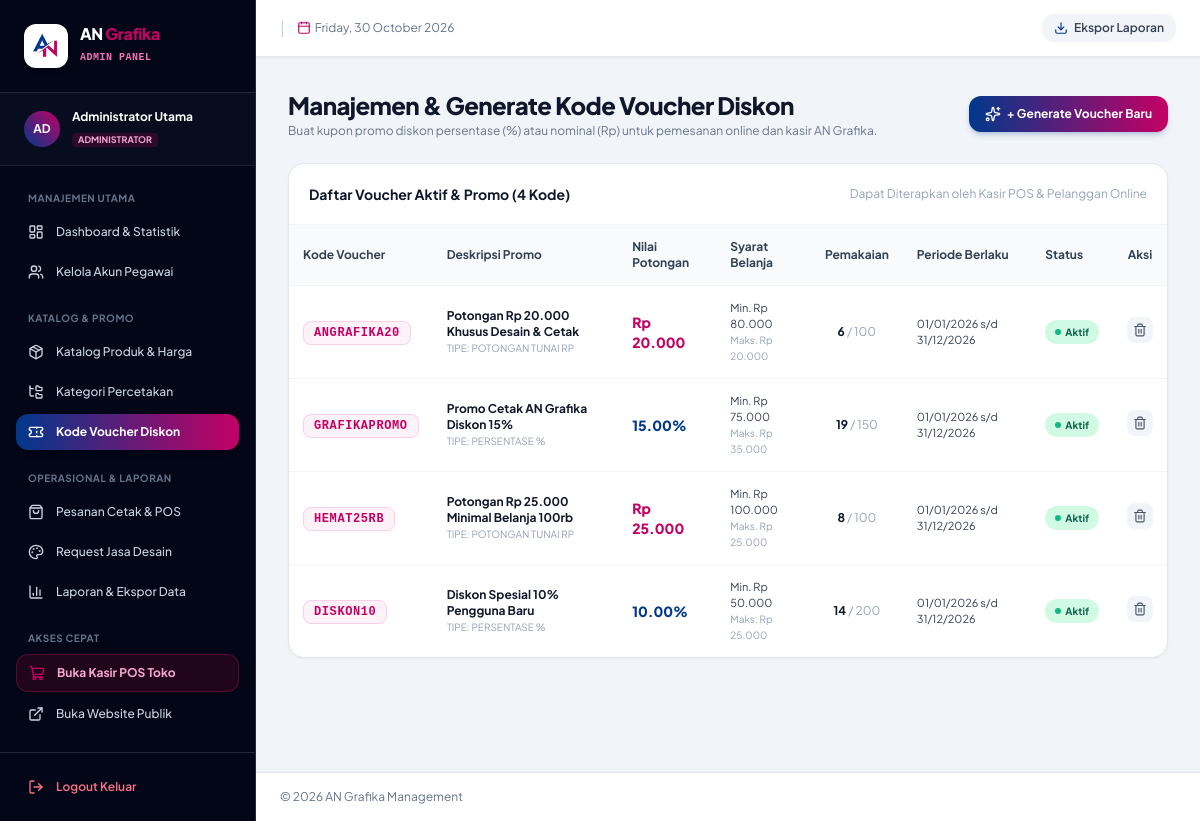
Screenshot of /admin/vouchers.php (signed in) with the database file from the repository.
### tables this page shows
CREATE TABLE `vouchers` (
  `id` INT AUTO_INCREMENT PRIMARY KEY,
  `code` VARCHAR(50) NOT NULL UNIQUE,
  `title` VARCHAR(100) NOT NULL,
  `discount_type` ENUM('percent', 'fixed') NOT NULL DEFAULT 'percent',
  `discount_value` DECIMAL(12,2) NOT NULL,
  `min_purchase` DECIMAL(12,2) NOT NULL DEFAULT 0.00,
  `max_discount` DECIMAL(12,2) DEFAULT NULL,
  `usage_limit` INT NOT NULL DEFAULT 100,
  `used_count` INT NOT NULL DEFAULT 0,
  `start_date` DATE NOT NULL,
  `end_date` DATE NOT NULL,
  `status` ENUM('active', 'inactive') NOT NULL DEFAULT 'active',
  `created_at` DATETIME DEFAULT CURRENT_TIMESTAMP
);

### includes/functions.php (called while the page is built, shortened)
<?php
function formatRupiah($amount) {
    return 'Rp ' . number_format((float)$amount, 0, ',', '.');
}

### admin/vouchers.php (the view, shortened to what this page needs)
<?php
require_once __DIR__ . '/../includes/admin_header.php';
$vouchers = [];
try {
    $db = getDB();
    $vouchers = $db->query("SELECT * FROM vouchers ORDER BY id DESC")->fetchAll();
} catch (Exception $e) {
}
?>
<div class="space-y-6">
    <div class="flex flex-col sm:flex-row sm:items-center justify-between gap-4">
        <div>
            <h1 class="text-2xl font-black text-slate-900 tracking-tight">Manajemen & Generate Kode Voucher Diskon</h1>
            <p class="text-xs text-slate-500 mt-0.5">Buat kupon promo diskon persentase (%) atau nominal (Rp) untuk pemesanan online dan kasir AN Grafika.</p>
        </div>
        <button onclick="toggleModal('modal-generate-voucher')" class="inline-flex items-center gap-1.5 px-4 py-2.5 rounded-xl text-xs font-bold text-white bg-gradient-to-r from-[#00388C] to-[#C30064] hover:opacity-95 shadow-md shadow-[#00388C]/20 transition">
            <i data-lucide="sparkles" class="w-4 h-4"></i>
            <span>+ Generate Voucher Baru</span>
        </button>
    </div>
    <div class="bg-white rounded-2xl border border-slate-200 shadow-sm overflow-hidden">
        <div class="p-5 border-b border-slate-100 flex items-center justify-between">
            <h2 class="font-bold text-sm text-slate-900">Daftar Voucher Aktif & Promo (<?= count($vouchers); ?> Kode)</h2>
            <span class="text-xs text-slate-400">Dapat Diterapkan oleh Kasir POS & Pelanggan Online</span>
        </div>
        <div class="overflow-x-auto">
            <table class="w-full text-left text-xs text-slate-600">
                <thead class="bg-slate-50 text-slate-700 font-semibold border-b border-slate-100">
                    <tr>
                        <th class="p-3.5">Kode Voucher</th>
                        <th class="p-3.5">Deskripsi Promo</th>
                        <th class="p-3.5">Nilai Potongan</th>
                        <th class="p-3.5">Syarat Belanja</th>
                        <th class="p-3.5 text-center">Pemakaian</th>
                        <th class="p-3.5">Periode Berlaku</th>
                        <th class="p-3.5">Status</th>
                        <th class="p-3.5 text-center">Aksi</th>
                    </tr>
                </thead>
                <tbody class="divide-y divide-slate-100">
                    <?php foreach ($vouchers as $v): ?>
                        <tr class="hover:bg-slate-50/70 transition">
                            <td class="p-3.5">
                                <span class="px-2.5 py-1 rounded-lg bg-pink-50 text-[#C30064] font-mono font-black text-xs border border-pink-200 tracking-wider">
                                    <?= htmlspecialchars($v['code']); ?>
                                </span>
                            </td>
                            <td class="p-3.5">
                                <p class="font-bold text-slate-900"><?= htmlspecialchars($v['title']); ?></p>
                                <span class="text-[10px] text-slate-400 uppercase">Tipe: <?= $v['discount_type'] === 'percent' ? 'Persentase %' : 'Potongan Tunai Rp'; ?></span>
                            </td>
                            <td class="p-3.5 font-black text-sm <?= $v['discount_type'] === 'percent' ? 'text-[#00388C]' : 'text-[#C30064]'; ?>">
                                <?= $v['discount_type'] === 'percent' ? $v['discount_value'] . '%' : formatRupiah($v['discount_value']); ?>
                            </td>
                            <td class="p-3.5">
                                <p class="text-[11px] text-slate-700">Min. <?= formatRupiah($v['min_purchase']); ?></p>
                                <?php if (!empty($v['max_discount'])): ?>
                                    <p class="text-[10px] text-slate-400">Maks. <?= formatRupiah($v['max_discount']); ?></p>
                                <?php endif; ?>
                            </td>
                            <td class="p-3.5 text-center">
                                <span class="font-bold text-slate-900"><?= $v['used_count']; ?></span>
                                <span class="text-slate-400">/ <?= $v['usage_limit']; ?></span>
                            </td>
                            <td class="p-3.5 text-[11px]">
                                <span class="text-slate-700"><?= date('d/m/Y', strtotime($v['start_date'])); ?> s/d <?= date('d/m/Y', strtotime($v['end_date'])); ?></span>
                            </td>
                            <td class="p-3.5">
                                <a href="vouchers.php?toggle_status=<?= $v['id']; ?>" class="inline-flex items-center gap-1 px-2.5 py-1 rounded-full text-[10px] font-bold transition <?= $v['status'] === 'active' ? 'bg-emerald-100 text-emerald-800 hover:bg-emerald-200' : 'bg-slate-100 text-slate-600 hover:bg-slate-200'; ?>">
                                    <span class="w-1.5 h-1.5 rounded-full <?= $v['status'] === 'active' ? 'bg-emerald-500' : 'bg-slate-400'; ?>"></span>
                                    <span><?= $v['status'] === 'active' ? 'Aktif' : 'Nonaktif'; ?></span>
                                </a>
                            </td>
                            <td class="p-3.5 text-center">
                                <a href="vouchers.php?delete=<?= $v['id']; ?>" onclick="return confirm('Hapus voucher diskon ini?')" class="p-1.5 rounded-lg bg-slate-100 hover:bg-rose-100 text-slate-600 hover:text-rose-700 transition inline-block">
                                    <i data-lucide="trash-2" class="w-3.5 h-3.5"></i>
                                </a>
                            </td>
                        </tr>
                    <?php endforeach; ?>
                </tbody>
            </table>
        </div>
    </div>
</div>
<?php require_once __DIR__ . '/../includes/admin_footer.php'; ?>

### includes/admin_header.php (style rules this page uses)
body { font-family: 'Plus Jakarta Sans', sans-serif; }

### rows the page displays
vouchers: code "ANGRAFIKA20", title "Potongan Rp 20.000 Khusus Desain & Cetak", discount_type "POTONGAN TUNAI RP", discount_value "Rp 20.000", min_purchase "Rp 80.000", max_discount "Rp 20.000", used_count "6", usage_limit "100", start_date "01/01/2026", end_date "31/12/2026", status "Aktif"
vouchers: code "GRAFIKAPROMO", title "Promo Cetak AN Grafika Diskon 15%", discount_type "PERSENTASE %", discount_value "15.00", min_purchase "Rp 75.000", max_discount "Rp 35.000", used_count "19", usage_limit "150", start_date "01/01/2026", end_date "31/12/2026", status "Aktif"
vouchers: code "HEMAT25RB", title "Potongan Rp 25.000 Minimal Belanja 100rb", discount_type "POTONGAN TUNAI RP", discount_value "Rp 25.000", min_purchase "Rp 100.000", max_discount "Rp 25.000", used_count "8", usage_limit "100", start_date "01/01/2026", end_date "31/12/2026", status "Aktif"
vouchers: code "DISKON10", title "Diskon Spesial 10% Pengguna Baru", discount_type "PERSENTASE %", discount_value "10.00", min_purchase "Rp 50.000", max_discount "Rp 25.000", used_count "14", usage_limit "200", start_date "01/01/2026", end_date "31/12/2026", status "Aktif"

### other values shown
substr($currentUser['name'], 0, 2) "AD"
$currentUser['name'] "Administrator Utama"
count($vouchers) "4"
